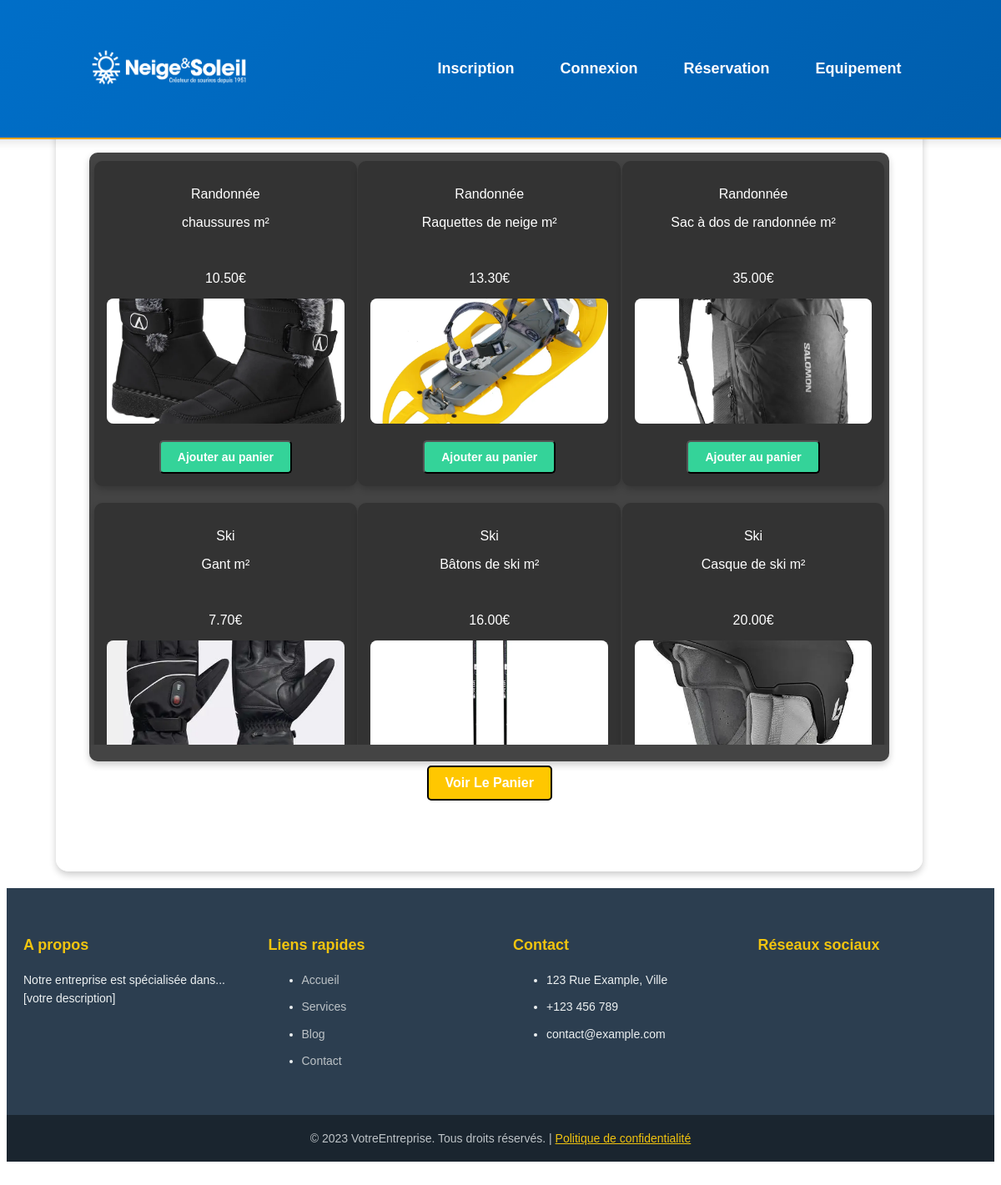
Screenshot of /index.php?page=equipement with the database file from the repository.
### tables this page shows
CREATE TABLE Equipement(
    idEquipement INT AUTO_INCREMENT PRIMARY KEY,
    nomEquipement VARCHAR(100) NOT NULL,
    prix DECIMAL(10,2) not null,
    lienImage varchar(100) not null,
    qteEquipement INT NOT NULL,
    idTypeEquipement INT NOT NULL,
    FOREIGN KEY (idTypeEquipement) REFERENCES typeEquipement(idTypeEquipement)
);

CREATE TABLE TypeEquipement(
    idTypeEquipement INT AUTO_INCREMENT PRIMARY KEY,
    nomType VARCHAR(100) NOT NULL,
    description VARCHAR(500) NOT NULL
);

### controleur/c_equipement.php (called while the page is built, shortened)
<?php
	require_once("vue/equipement/equipement.php");
?>

### modele/modele.class.php (the view, shortened to what this page needs)
<?php
    class Modele {
        private $unPdo ;
        public function __construct(){
            $serveur = "localhost";
            $bdd ="BDD_ppe";
            $user = "root";
            $mdp = "";
            try{
            $this->unPdo = new PDO("mysql:host=".$serveur.";dbname=".$bdd,$user,$mdp);
            }
            catch(PDOException $exp){
                echo "Erreur de connexion a la base de BDD";
            }
        }
        public function listEqpt (){
			$requete = "select a.*,b.nomType from equipement a, typeEquipement b
                        where a.qteEquipement > 0
                        and  a.idTypeEquipement = b.idTypeEquipement;";
            $exec = $this->unPdo->prepare ($requete);
            $donnees = array();
            $exec->execute ($donnees);
            return  $exec->fetchAll();
		}
        public function remplirReservationEquipement(){
            $liste_Eqpt = $this->listEqpt();
            $nb_Eqpt = sizeof($liste_Eqpt);
            if ($nb_Eqpt == 0){echo "Il semblerai qu'aucun équipement soit reservable pour le moment !";}
            else{
                echo "<ul class='ul_reservationY'>";
                for ($i=0;$i<$nb_Eqpt/3;$i++)
                {
                    echo "<ul class='ul_reservationX'>";
                    for ($j=0 ; $j < 3; $j++)
                    {
                        if ($i*3 + $j >=$nb_Eqpt){break;}
                        echo "<li class='li_reservation'>
                                <div class='reservation-block'>
                                        <p>".$liste_Eqpt[$i*3+$j]['nomType']."</p>
                                        <p>".$liste_Eqpt[$i*3+$j]['nomEquipement']." m²</p>
                                    <br><p>".$liste_Eqpt[$i*3+$j]['prix']."€</p>
                                    <div class='image-container'>
                                        <img src='picture/eqpt/".$liste_Eqpt[$i*3+$j]['lienImage']."' class='imageRes'>
                                    </div>
                                    <form method='post'>
                                        <button class='ajouter' name='ajouter_id' value=".$liste_Eqpt[$i*3+$j]['idEquipement'].">Ajouter au panier</button>
                                    </form>
                                </div>
                            </li>";
                    }
                    echo "</ul>";
                }
                echo "</ul>";
            }
        }
    }
?>

### index.php (shortened to what this page needs)
<!DOCTYPE html>
<html lang="fr">
<head>
    <link rel="stylesheet" type="text/css" href="stylesheet/stylesheet.css">
</head>
<body>
    <header>
    <?php
        require_once('vue/header/header.php');
    ?>
    </header>
    <main>
        <?php
            if (isset($_GET['page'])){
                $page = $_GET['page'];
            }else {
                $page = "home" ;
            }
            switch ($page) {
                case "equipement" : require_once ("controleur/c_equipement.php"); break;
            }
        ?>
    </main>
    <footer class="site-footer">
    <?php
        require_once('vue/footer/footer.php');
    ?>
    </footer>
</body>
</html>

### vue/header/header.php (shortened to what this page needs)
<div class="header-left">
    <a href="index.php?page=home">
        <img src="picture/neige_et_soleil_logo.png" alt="Logo" class="logo">
    </a>
</div>
<nav>
    <ul>
        <?php
                if ( isset($_SESSION["id"])){
                    echo "<li><a href='index.php?page=connexion'>Deconnexion</a></li>";
        }
        else {
            echo "<li><a href='index.php?page=inscription'>Inscription</a></li>";
            echo "<li><a href='index.php?page=connexion'>Connexion</a></li>";
        }
        ?>
        <li><a href="index.php?page=reservation">Réservation</a></li>
        <li><a href="index.php?page=equipement">Equipement</a></li>
    </ul>
</nav>

### vue/equipement/equipement.php
<div class="reservation">
    <div class="content">
        <div class="reservation-section">
            <?php
                $unModele = new Modele();
                $unModele->remplirReservationEquipement();
            ?>
        </div>
        <a href="index.php?page=panier">
            <button class="btnRes">Voir Le Panier</button>
        </a>
    </div>
</div>

### vue/footer/footer.php (shortened to what this page needs)
<div class="footer-container">
        <div class="footer-section">
            <h3>A propos</h3>
            <p>Notre entreprise est spécialisée dans...[votre description]</p>
        </div>
        <div class="footer-section">
            <h3>Liens rapides</h3>
            <ul>
                <li><a href="/">Accueil</a></li>
                <li><a href="/services">Services</a></li>
                <li><a href="/blog">Blog</a></li>
                <li><a href="/contact">Contact</a></li>
            </ul>
        </div>
        <div class="footer-section">
            <h3>Contact</h3>
            <ul>
                <li><i class="fas fa-map-marker-alt"></i> 123 Rue Example, Ville</li>
                <li><i class="fas fa-phone"></i> +123 456 789</li>
                <li><i class="fas fa-envelope"></i> contact@example.com</li>
            </ul>
        </div>
        <div class="footer-section">
            <h3>Réseaux sociaux</h3>
        </div>
    </div>
    <div class="footer-bottom">
        <p>&copy; 2023 VotreEntreprise. Tous droits réservés. | <a href="/privacy">Politique de confidentialité</a></p>
    </div>

### stylesheet/stylesheet.css (style rules this page uses)
header { display: flex; justify-content: space-evenly; align-items: center; background: linear-gradient(135deg, #0072CE, #005AA7); color: white; padding: 15px 300px; border-bottom: 2px solid #FFA500; box-shadow: 0 4px 10px rgba(0, 0, 0, 0.1); position: fixed; top : 0px; width: 100%; height: 7%; z-index: 100; }
main { margin-top: 8%; width: 100%; min-height: 500px; display: flex; justify-content: center; align-items: center; }
.logo { height: 50px; }
nav ul { list-style: none; display: flex; gap: 25px; margin: 0; padding: 0; }
nav a { color: white; text-decoration: none; font-weight: bold; font-size: 18px; padding: 10px 15px; border-radius: 25px; transition: background 0.3s; }
body { font-family: 'Poppins', sans-serif; display: flex; justify-content: center; align-items: center; flex-wrap: wrap; }
.reservation { text-align: center; padding: 0px; border-radius: 15px; margin: 20px 10px; color: black; width: 90%; }
.imageRes { width : 100%; height: 100%; object-fit: cover; z-index: 2; }
.reservation .content { border-radius: 15px ; padding: 60px 40px; backdrop-filter: blur(3px); margin: 0px; display: grid; color: black; text-align: center; box-shadow: 0 4px 8px rgba(0, 0, 0, 0.2); }
.reservation .reservation-section { display: flex; justify-content: space-between; flex-wrap: wrap; background-color: #444; border-radius: 10px; box-shadow: 0 4px 8px rgba(0, 0, 0, 0.2); text-align: left; min-height: 200px; }
.reservation .reservation-block { background-color: #333; border-radius: 10px; padding: 15px; width:100%; box-shadow: 0 4px 8px rgba(0, 0, 0, 0.2); text-align: center; }
.reservation .reservation-block p { font-size: 16px; margin-bottom: 15px; color: white; }
.reservation .image-container { background-color: #666; height: 150px; display: flex; align-items: center; justify-content: center; border-radius: 8px; margin-bottom: 10px; color: white; font-weight: bold; overflow: hidden; }
.reservation .reservation-block .ajouter { display: inline-block; margin-top: 10px; padding: 10px 20px; background-color: #34D399; color: white; text-decoration: none; border-radius: 5px; font-size: 14px; font-weight: bold; transition: background-color 0.3s; }
.reservation .ul_reservationY { height: 700px; overflow: auto; overflow-y: scroll; position:relative; padding: 0px; margin: 20px; margin-left:-10px; width: 100%; padding-right: 20px; margin-right: 0px; margin-top: 10px; }
.reservation .ul_reservationX { height: fit-content; overflow:visible; padding: 0px; display: flex; justify-content: space-around; width: 100%; }
.reservation .li_reservation { margin-bottom: 20px; display: inline-block; max-width : 100%; width:30%; }
.reservation .btnRes { border: 2px solid black; margin: 5px 0; padding: 10px 20px; border-radius: 5px; font-size: 16px; cursor: pointer; background-color: #FFC700; color: #fff; font-weight: bold; }
.site-footer { background-color: #2c3e50; color: #ecf0f1; padding: 40px 0 0; font-size: 14px; width: 100%; }
.footer-container { max-width: 1200px; margin: 0 auto; display: grid; grid-template-columns: repeat(auto-fit, minmax(250px, 1fr)); gap: 30px; padding: 0 20px; }
.footer-section h3 { color: #f1c40f; margin-bottom: 20px; font-size: 18px; }
.footer-section p, .footer-section li { margin-bottom: 10px; line-height: 1.6; }
.footer-section a { color: #bdc3c7; text-decoration: none; transition: color 0.3s; }
.footer-bottom { background-color: #1a252f; padding: 20px 0; margin-top: 40px; text-align: center; }
.footer-bottom p { margin: 0; color: #bdc3c7; }
.footer-bottom a { color: #f1c40f; }
.content { width: 90%; max-width: 1200px; margin: 40px auto; padding: 30px; background-color: rgba(255, 255, 255, 0.95); border-radius: 15px; box-shadow: 0 4px 20px rgba(0, 0, 0, 0.15); }
.content > a { display: inline-block; margin-bottom: 20px; transition: transform 0.3s; }

### rows the page displays
equipement: idTypeEquipement.nomType "Randonnée", nomEquipement "chaussures", prix "10.50", lienImage (picture), $liste_Eqpt[$i*3+$j]['idEquipement'] 1 (drawn)
equipement: idTypeEquipement.nomType "Randonnée", nomEquipement "Raquettes de neige", prix "13.30", lienImage (picture), $liste_Eqpt[$i*3+$j]['idEquipement'] 5 (drawn)
equipement: idTypeEquipement.nomType "Randonnée", nomEquipement "Sac à dos de randonnée", prix "35.00", lienImage (picture), $liste_Eqpt[$i*3+$j]['idEquipement'] 6 (drawn)
equipement: idTypeEquipement.nomType "Ski", nomEquipement "Gant", prix "7.70", lienImage (picture)
equipement: idTypeEquipement.nomType "Ski", nomEquipement "Bâtons de ski", prix "16.00", lienImage (picture)
equipement: idTypeEquipement.nomType "Ski", nomEquipement "Casque de ski", prix "20.00", lienImage (picture)
